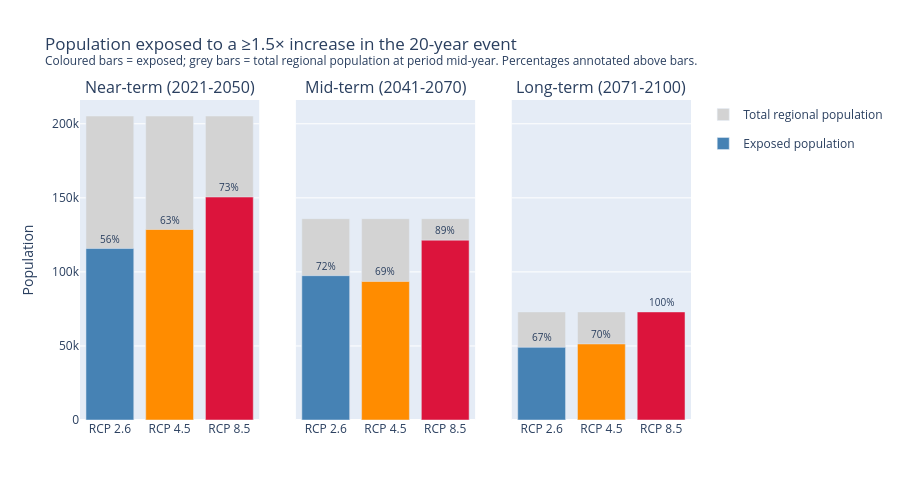

Notebook cell for this chart:
### Code cell
# plot absolute exposed population and percentage, faceted by future period and coloured by RCP (overlaid on total population in grey)
fig = make_subplots(
    rows=1, cols=3,
    subplot_titles=future_period_names,
    shared_yaxes=True,
    horizontal_spacing=0.06,
)

for col_idx, period_name in enumerate(future_period_names, start=1):
    pdata = exposure_df[exposure_df['period'] == period_name].set_index('rcp')
    x_labels = [rcp_labels[r] for r in rcps]

    # Grey bar: total regional population
    fig.add_trace(go.Bar(
        x=x_labels,
        y=pdata.loc[rcps, 'total_pop'].values,
        name='Total regional population',
        marker_color='lightgrey',
        legendgroup='total',
        showlegend=(col_idx == 1),
        hovertemplate='Total pop: %{y:,.0f}<extra></extra>',
    ), row=1, col=col_idx)

    # Coloured bar: exposed population (overlaid)
    fig.add_trace(go.Bar(
        x=x_labels,
        y=pdata.loc[rcps, 'exposed_pop'].values,
        name='Exposed population',
        marker_color=[rcp_colors[r] for r in rcps],
        legendgroup='exposed',
        showlegend=(col_idx == 1),
        hovertemplate='Exposed: %{y:,.0f}<extra></extra>',
    ), row=1, col=col_idx)

    # Annotate % exposed
    for i, rcp in enumerate(rcps):
        pct = pdata.loc[rcp, 'pct_exposed']
        fig.add_annotation(
            x=x_labels[i],
            y=pdata.loc[rcp, 'exposed_pop'],
            text=f'{pct:.0f}%',
            showarrow=False,
            yshift=10,
            font=dict(size=10),
            row=1, col=col_idx,
        )

fig.update_yaxes(title_text='Population', row=1, col=1)
fig.update_layout(
    title=(
        f'Population exposed to a \u2265{factor_threshold}\u00d7 increase in the '
        f'{rp_exposure}-year event<br>'
        f'<sup>Coloured bars = exposed; grey bars = total regional population at period mid-year. '
        f'Percentages annotated above bars.</sup>'
    ),
    barmode='overlay',
    legend_title='',
    autosize=True, height=500,
)
fig.show(config={'displayModeBar': True, 'responsive': True})

### Figure 1 — Plotly figure (JSON) as saved in the notebook; plotly's stock layout.template omitted (floating-point values rounded to 4 significant figures)
{"data": [{"hovertemplate": "Total pop: %{y:,.0f}<extra></extra>", "legendgroup": "total", "marker": {"color": "lightgrey"}, "name": "Total regional population", "showlegend": true, "type": "bar", "x": ["RCP 2.6", "RCP 4.5", "RCP 8.5"], "xaxis": "x", "y": [205200.0, 205200.0, 205200.0], "yaxis": "y"}, {"hovertemplate": "Exposed: %{y:,.0f}<extra></extra>", "legendgroup": "exposed", "marker": {"color": ["steelblue", "darkorange", "crimson"]}, "name": "Exposed population", "showlegend": true, "type": "bar", "x": ["RCP 2.6", "RCP 4.5", "RCP 8.5"], "xaxis": "x", "y": [115800.0, 128600.0, 150600.0], "yaxis": "y"}, {"hovertemplate": "Total pop: %{y:,.0f}<extra></extra>", "legendgroup": "total", "marker": {"color": "lightgrey"}, "name": "Total regional population", "showlegend": false, "type": "bar", "x": ["RCP 2.6", "RCP 4.5", "RCP 8.5"], "xaxis": "x2", "y": [136000.0, 136000.0, 136000.0], "yaxis": "y2"}, {"hovertemplate": "Exposed: %{y:,.0f}<extra></extra>", "legendgroup": "exposed", "marker": {"color": ["steelblue", "darkorange", "crimson"]}, "name": "Exposed population", "showlegend": false, "type": "bar", "x": ["RCP 2.6", "RCP 4.5", "RCP 8.5"], "xaxis": "x2", "y": [97440.0, 93520.0, 121400.0], "yaxis": "y2"}, {"hovertemplate": "Total pop: %{y:,.0f}<extra></extra>", "legendgroup": "total", "marker": {"color": "lightgrey"}, "name": "Total regional population", "showlegend": false, "type": "bar", "x": ["RCP 2.6", "RCP 4.5", "RCP 8.5"], "xaxis": "x3", "y": [72970.0, 72970.0, 72970.0], "yaxis": "y3"}, {"hovertemplate": "Exposed: %{y:,.0f}<extra></extra>", "legendgroup": "exposed", "marker": {"color": ["steelblue", "darkorange", "crimson"]}, "name": "Exposed population", "showlegend": false, "type": "bar", "x": ["RCP 2.6", "RCP 4.5", "RCP 8.5"], "xaxis": "x3", "y": [49030.0, 51340.0, 72970.0], "yaxis": "y3"}], "layout": {"annotations": [{"font": {"size": 16}, "showarrow": false, "text": "Near-term (2021-2050)", "x": 0.1467, "xanchor": "center", "xref": "paper", "y": 1, "yanchor": "bottom", "yref": "paper"}, {"font": {"size": 16}, "showarrow": false, "text": "Mid-term (2041-2070)", "x": 0.5, "xanchor": "center", "xref": "paper", "y": 1, "yanchor": "bottom", "yref": "paper"}, {"font": {"size": 16}, "showarrow": false, "text": "Long-term (2071-2100)", "x": 0.8533, "xanchor": "center", "xref": "paper", "y": 1, "yanchor": "bottom", "yref": "paper"}, {"font": {"size": 10}, "showarrow": false, "text": "56%", "x": "RCP 2.6", "xref": "x", "y": 115800.0, "yref": "y", "yshift": 10}, {"font": {"size": 10}, "showarrow": false, "text": "63%", "x": "RCP 4.5", "xref": "x", "y": 128600.0, "yref": "y", "yshift": 10}, {"font": {"size": 10}, "showarrow": false, "text": "73%", "x": "RCP 8.5", "xref": "x", "y": 150600.0, "yref": "y", "yshift": 10}, {"font": {"size": 10}, "showarrow": false, "text": "72%", "x": "RCP 2.6", "xref": "x2", "y": 97440.0, "yref": "y2", "yshift": 10}, {"font": {"size": 10}, "showarrow": false, "text": "69%", "x": "RCP 4.5", "xref": "x2", "y": 93520.0, "yref": "y2", "yshift": 10}, {"font": {"size": 10}, "showarrow": false, "text": "89%", "x": "RCP 8.5", "xref": "x2", "y": 121400.0, "yref": "y2", "yshift": 10}, {"font": {"size": 10}, "showarrow": false, "text": "67%", "x": "RCP 2.6", "xref": "x3", "y": 49030.0, "yref": "y3", "yshift": 10}, {"font": {"size": 10}, "showarrow": false, "text": "70%", "x": "RCP 4.5", "xref": "x3", "y": 51340.0, "yref": "y3", "yshift": 10}, {"font": {"size": 10}, "showarrow": false, "text": "100%", "x": "RCP 8.5", "xref": "x3", "y": 72970.0, "yref": "y3", "yshift": 10}], "autosize": true, "barmode": "overlay", "height": 500, "legend": {"title": {"text": ""}}, "title": {"text": "Population exposed to a ≥1.5× increase in the 20-year event<br><sup>Coloured bars = exposed; grey bars = total regional population at period mid-year. Percentages annotated above bars.</sup>"}, "xaxis": {"anchor": "y", "domain": [0, 0.2933]}, "xaxis2": {"anchor": "y2", "domain": [0.3533, 0.6467]}, "xaxis3": {"anchor": "y3", "domain": [0.7067, 1]}, "yaxis": {"anchor": "x", "domain": [0, 1], "title": {"text": "Population"}}, "yaxis2": {"anchor": "x2", "domain": [0, 1], "matches": "y", "showticklabels": false}, "yaxis3": {"anchor": "x3", "domain": [0, 1], "matches": "y", "showticklabels": false}}}
